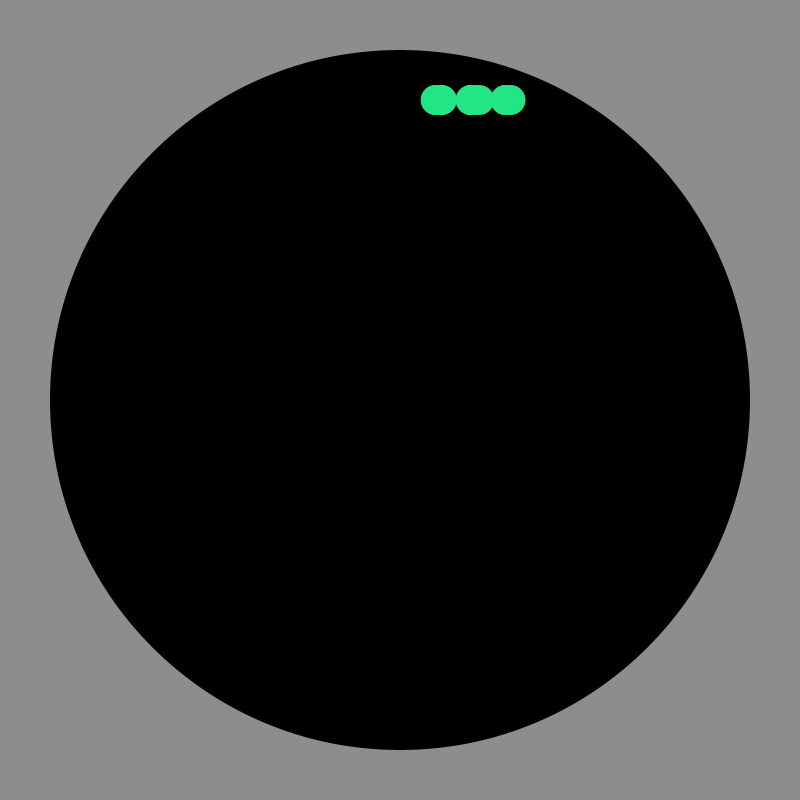
Frame 1 (no input)
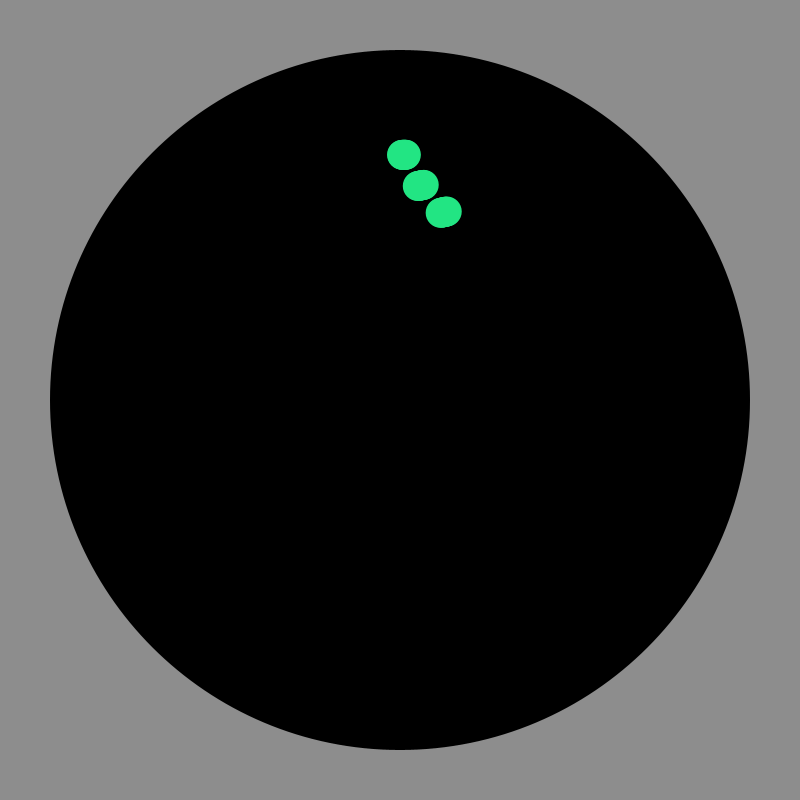
Frame 60 (the mouse pressed at the canvas centre just before this capture)
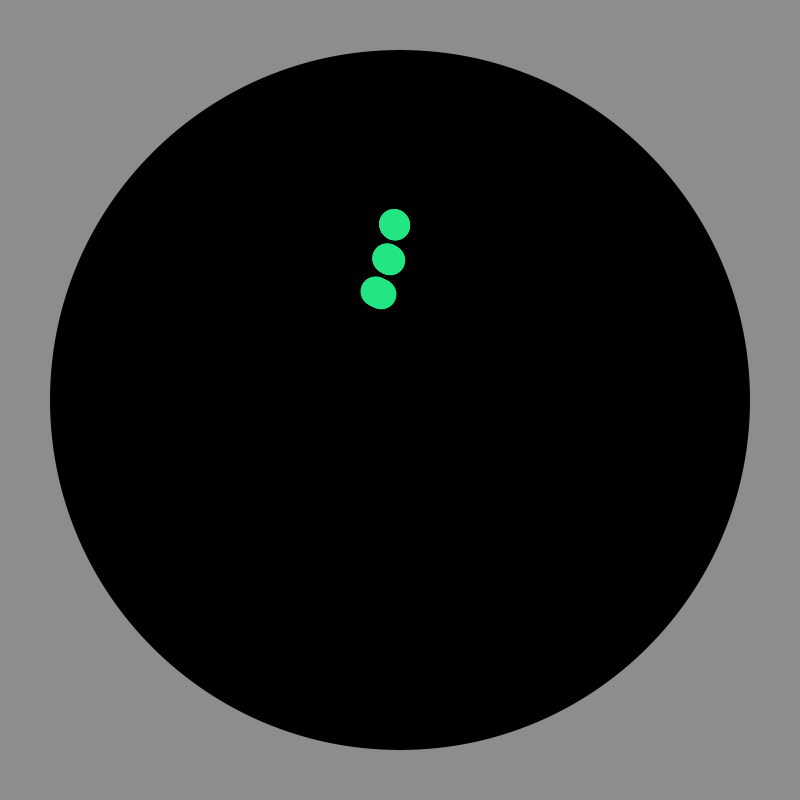
Frame 120 (the mouse held since frame 60 and released just before this capture)

The Processing sketch that drew these frames (run headless with seeded random() and noise(); from frame 60 on, the mouse is pressed at the canvas centre):

// Processing sketch: VerletObjects
// ── VerletObjects.pde
// https://www.youtube.com/watch?v=lS_qeBy3aQI

int N_OBJECTS = 4;

VerletObject[] objects;
VerletLink[] links;

int SUBSTEPS = 8;

long lastMillis = 0L;

PVector gravity = new PVector(0, 0.6739);

PVector center = new PVector(400, 400);

int radius = 350;

int n = N_OBJECTS;

void setup() {
  size(800, 800);

  colorMode(HSB, 360, 100, 100);

  objects = new VerletObject[N_OBJECTS];
  links = new VerletLink[N_OBJECTS-1];
  
  objects[0] = new VerletObject(new PVector(width/2, 100), 15.0);
  for ( int i = 1; i < N_OBJECTS; i++ ) {
    //objects[i-1] = new VerletObject(new PVector(width*(.25*i), height/2.0));
    objects[i] = new VerletObject(new PVector(width/2 + (i*40), 100), 15.0);
    links[i-1] = new VerletLink(objects[i-1], objects[i]);
  }
}

void draw() {
  background(200);

  fill(0);
  noStroke();
  circle(center.x, center.y, radius+radius);

  float delta = (millis() - lastMillis) / 1000.0;
  float subdelta = delta / SUBSTEPS;

  for ( int s = 0; s < SUBSTEPS; s++ ) {
    solveCollisions();
    for ( int i = 1; i < n; i++ ) {
      VerletObject obj = objects[i];

      obj.applyForce(gravity);
      obj.update(subdelta);
      for( VerletLink link: links ) {
        link.update(subdelta);
      }
      applyConstraint(obj);
      obj.draw();
    }
  }
}

void applyConstraint( VerletObject obj ) {
  PVector diff = PVector.sub(obj.getPosition(), center);
  float dist = diff.mag();
  if ( dist > radius - obj.getRadius() ) {
    diff.setMag(radius - obj.getRadius());
    obj.setPosition(PVector.add(center, diff));
  }
}

void solveCollisions() {
  for ( int i = 0; i < n; i++ ) {
    VerletObject obj1 = objects[i];
    for ( int j = i+1; j < n; j++ ) {
      VerletObject obj2 = objects[j];

      PVector diff = PVector.sub(obj1.getPosition(), obj2.getPosition());
      float dist = diff.mag();
      float diameter = obj1.getRadius()+obj2.getRadius();
      if ( dist < diameter ) {
        float delta = diameter - dist;
        diff.setMag(0.5 * delta);
        obj1.getPosition().add(diff);
        obj2.getPosition().sub(diff);
      }
    }
  }
}

// ── VerletLink.pde
public class VerletLink {
  
  private VerletObject obj1, obj2;
  
  private float targetDist;
  
  public VerletLink( VerletObject o1, VerletObject o2 ) {
    this(o1, o2, o1.getRadius()+o2.getRadius()+5);
  }
  
  public VerletLink( VerletObject o1, VerletObject o2, float dist ) {
    obj1 = o1;
    obj2 = o2;
    targetDist = dist;
  }
  
  public void update( float delta ) {
    PVector diff = PVector.sub(obj1.getPosition(), obj2.getPosition());
    float dist = diff.mag();
    diff.setMag(0.5 * (targetDist - dist));
    obj1.getPosition().add(diff);
    obj2.getPosition().sub(diff);
  }
  
}

// ── VerletObject.pde
class VerletObject {
  
  private PVector position, position_old, acceleration;
  
  private float radius = 25.0;
  
  public VerletObject() {
    this(new PVector(width/2, height/2), new PVector());
  }
  
  public VerletObject(PVector pos) {
     this(pos, new PVector());
  }
  
  public VerletObject(PVector pos, PVector acc) {
     this(pos, acc, random(10.0, 36.0));
  }
  
  public VerletObject(PVector pos, float radius) {
     this(pos, new PVector(), radius);
  }
  
  public VerletObject(PVector pos, PVector acc, float radius) {
     position = pos.copy();
     position_old = position.copy();
     acceleration = acc.copy();
     this.radius = radius;
  }
  
  public float getRadius() {
    return radius;    
  }
  
  public PVector getPosition() {
    return position;
  }
  
  public void setPosition( PVector pos ) {
    position = pos.copy();
  }
  
  public void applyForce( PVector force ) {
    acceleration.add(force);    
  }
  
  public void update( float delta ) {
    PVector vel = PVector.sub(position, position_old);
    position_old = position.copy();
    position.add(vel).add(acceleration.mult(delta * delta));
    acceleration.mult(0.0);
  }
  
  public void draw() {
    fill(radius*10, 85, 90);
    noStroke();
    circle(position.x, position.y, radius+radius);
  }
  
}
